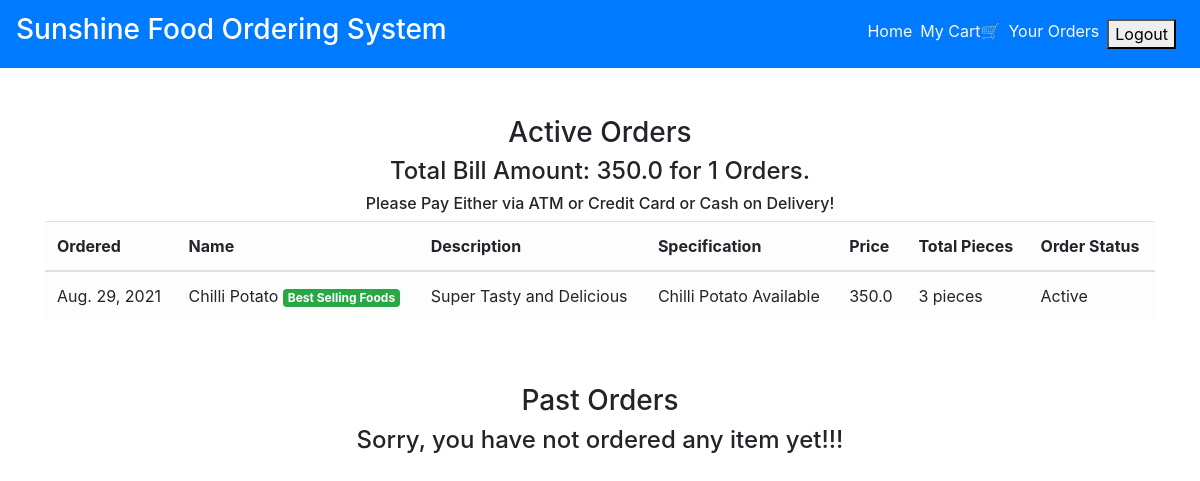
The app's page /order_details/ (signed in) with its own data.
### main/models.py (models this page shows, shortened)
class CartItems(models.Model):
    ORDER_STATUS = (
        ('Active', 'Active'),
        ('Delivered', 'Delivered')
    )
    user = models.ForeignKey(User, on_delete=models.CASCADE)
    item = models.ForeignKey(Item, on_delete=models.CASCADE)
    ordered = models.BooleanField(default=False)
    quantity = models.IntegerField(default=1)
    ordered_date = models.DateField(default=timezone.now)
    status = models.CharField(max_length=20, choices=ORDER_STATUS, default='Active')
    delivery_date = models.DateField(default=timezone.now)
    class Meta:
        verbose_name = 'Cart Item'
        verbose_name_plural = 'Cart Items'

class Item(models.Model):
    LABELS = (
        ('Best Selling Foods', 'Best Selling Foods'),
        ('New Food', 'New Food'),
        ('Spicy Foods🔥', 'Spicy Foods🔥'),
    )
    LABEL_COLOUR = (
        ('danger', 'danger'),
        ('success', 'success'),
        ('primary', 'primary'),
        ('info', 'info'),
        ('warning', 'warning'),
    )
    title = models.CharField(max_length=150)
    description = models.CharField(max_length=250,blank=True)
    price = models.FloatField()
    pieces = models.IntegerField(default=6)
    instructions = models.CharField(max_length=250,default="Available")
    image = models.ImageField(default='default.png', upload_to='images/')
    labels = models.CharField(max_length=25, choices=LABELS, blank=True)
    label_colour = models.CharField(max_length=15, choices=LABEL_COLOUR, blank=True)
    slug = models.SlugField(default="foods")
    created_by = models.ForeignKey(User, on_delete=models.CASCADE)

### main/views.py (the view)
# urls.py: path('order_details/', views.order_details, name='order_details'),
@login_required
def order_details(request):
    items = CartItems.objects.filter(user=request.user, ordered=True,status="Active").order_by('-ordered_date')
    cart_items = CartItems.objects.filter(user=request.user, ordered=True,status="Delivered").order_by('-ordered_date')
    bill = items.aggregate(Sum('item__price'))
    number = items.aggregate(Sum('quantity'))
    pieces = items.aggregate(Sum('item__pieces'))
    total = bill.get("item__price__sum")
    count = number.get("quantity__sum")
    total_pieces = pieces.get("item__pieces__sum")
    context = {
        'items':items,
        'cart_items':cart_items,
        'total': total,
        'count': count,
        'total_pieces': total_pieces
    }
    return render(request, 'main/order_details.html', context)

### main/templatetags/get_group.py (called while the page is built)
@register.filter(name='has_group')
def has_group(user, group_name):
    return user.groups.filter(name=group_name).exists()

### main/templates/main/order_details.html
{% extends "main/layout.html" %}
{% block content %}
<div class="cart">
    <div class="container">
        <div class="row">
            <div class="col-sm-12 mt-5">
                <h3 class="text-center">Active Orders</h3>
                {% if items %}
                <h4 class="text-center">Total Bill Amount: {{total}} for {{ count }} Orders.</h4>
                <h6 class="text-center">Please Pay Either via ATM or Credit Card or Cash on Delivery!</h6>
                <div class="table-responsive">
                    <table class="table table-light">
                        <thead>
                        <tr>
                            <th scope="col">Ordered</th>
                            <th scope="col">Name</th>
                            <th scope="col">Description</th>
                            <th scope="col">Specification</th>
                            <th scope="col">Price</th>
                            <th scope="col">Total Pieces</th>
                            <th scope="col">Order Status</th>
                        </tr>
                        </thead>
                        <tbody>
                            {% for item_active in items %}
                        <tr>
                            <td>{{ item_active.ordered_date }}</td>
                            <td>{{ item_active.item.title }} <span class="badge badge-{{ item_active.item.label_colour }}">{{ item_active.item.labels }}</span></td>
                            <td>{{ item_active.item.description }}</td>
                            <td>{{ item_active.item.instructions }}</td>
                            <td>{{ item_active.item.price }}</td>
                            <td>{{ item_active.item.pieces }} pieces</td>
                            <td>{{ item_active.status }}</td>
                        </tr>
                            {% endfor %}
                        </tbody>
                    </table>
                </div>
                {% else %}
                <h4 class="text-center">Sorry, you have not ordered any item yet!!!</h4>
                {% endif %}
            </div>
        </div>
        <div class="row">
            <div class="col-sm-12 mt-5">
                <h3 class="text-center">Past Orders</h3>
                {% if cart_items %}
                <div class="table-responsive">
                    <table class="table table-light">
                        <thead>
                        <tr>
                            <th scope="col">Ordered</th>
                            <th scope="col">Name</th>
                            <th scope="col">Description</th>
                            <th scope="col">Specification</th>
                            <th scope="col">Price</th>
                            <th scope="col">Total Pieces</th>
                            <th scope="col">Order Status</th>
                            <th scope="col">Delivery Date</th>
                        </tr>
                        </thead>
                        <tbody>
                            {% for cart in cart_items %}
                        <tr>
                            <td>{{ cart.ordered_date }}</td>
                            <td>{{ cart.item.title }} <span class="badge badge-{{ cart.item.label_colour }}">{{ cart.item.labels }}</span></td>
                            <td>{{ cart.item.description }}</td>
                            <td>{{ cart.item.instructions }}</td>
                            <td>{{ cart.item.price }}</td>
                            <td>{{ cart.item.pieces }} pieces</td>
                            <td>{{ cart.status }}</td>
                            <td>{{ cart.delivery_date }}</td>
                        </tr>
                            {% endfor %}
                        </tbody>
                    </table>
                </div>
                {% else %}
                <h4 class="text-center">Sorry, you have not ordered any item yet!!!</h4>
                {% endif %}
            </div>
        </div>
    </div>
</div>
{% endblock content %}

### records on screen
CartItems: ordered_date "Aug. 29, 2021", item "Chilli Potato", item.labels "Best Selling Foods", item.description "Super Tasty and Delicious", item.instructions "Chilli Potato Available", item.price "350.0", item.pieces "3", status "Active"

### other values on screen
{{ total }} "350.0"
{{ count }} "1"
